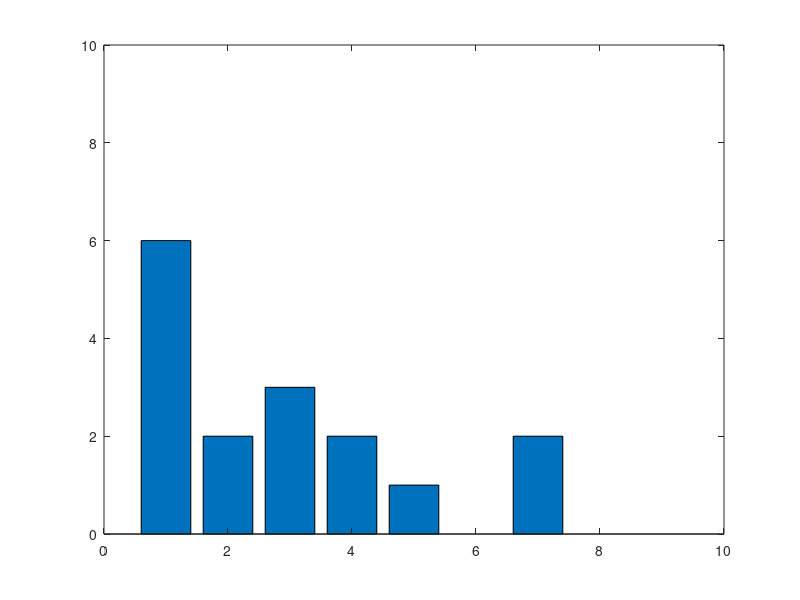
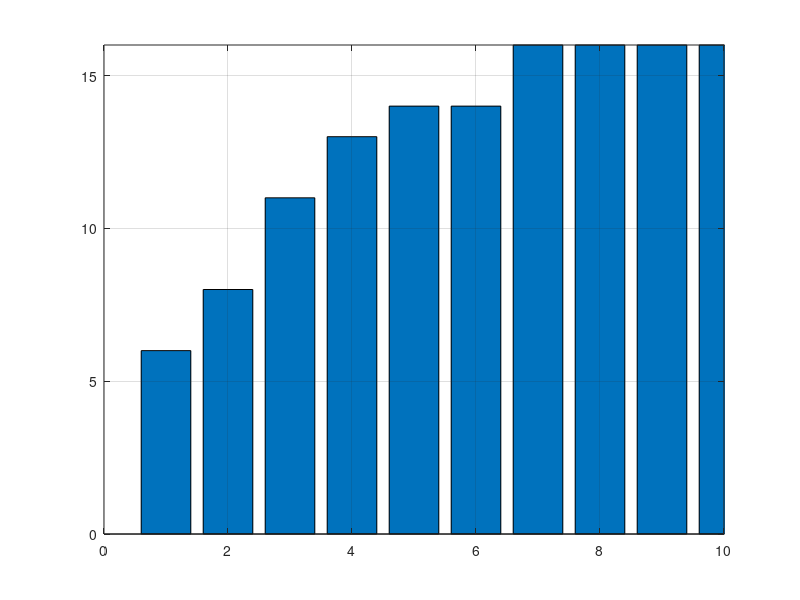
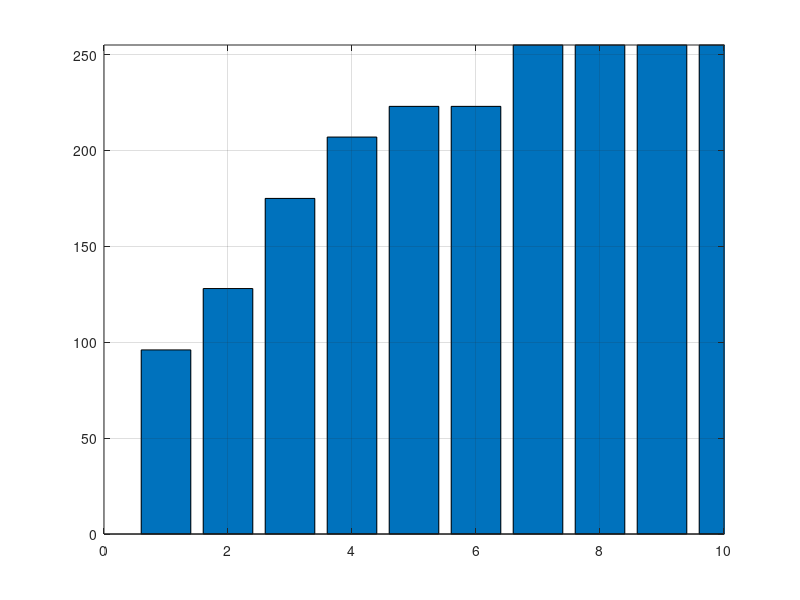

The MATLAB script that drew these images, in order:
Citra_3_bit = [1 3 4 5; 1 2 1 1; 3 3 4 7; 2 1 1 7];

% Histogram
[n m] = size(Citra_3_bit);
H  = zeros(1,256);
for  x = 1 : n
    for y = 1: m
      ii = Citra_3_bit(x,y);
      H(ii+1) = H(ii+1) +1;
    end
end
figure(1)
grid on
bar(0:255,H);
axis([0 10 0 10])

% Distribusi Komulatif
for w = 1: 256
    c(w) = sum(H(1:w));
end
figure(2)
bar(0:255,c)
grid on
axis([0 10 0 m*n])

%Histogram Equalisasi
for k = 1 : 256
    wb(k) = round (c(k)*255/(m*n));
end
figure(3)
bar(0:255,wb)
axis ([0 10 0 255])
grid on

c = Citra_3_bit;
[n m] = size(c);

for x = 1 : n
    for y = 1 : n
        ii = c(x,y);
        c(x,y) = wb(ii+1);
    end
end
